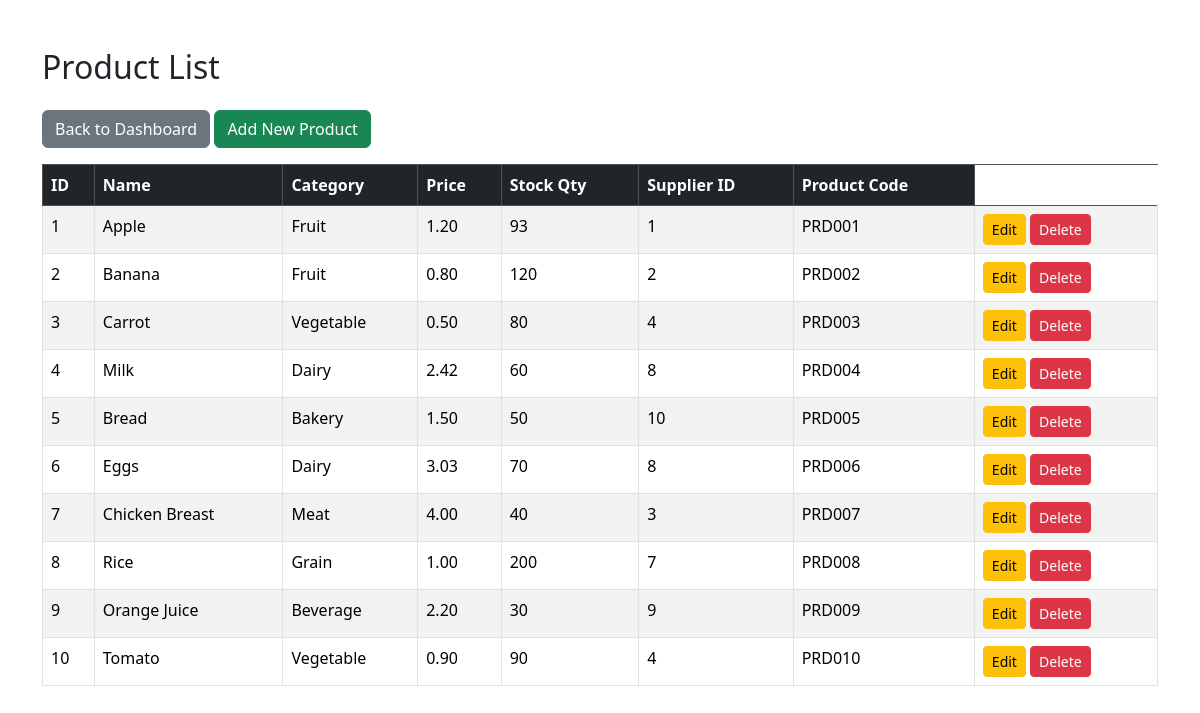
The page /DB_Martizano_Rabaya_Fernando_Graellos_Sedigo/grocery_store_bootstrap/products.php on the database its author committed.
### tables this page shows
CREATE TABLE `products` (
  `product_id` int(11) NOT NULL,
  `name` varchar(100) NOT NULL,
  `category` varchar(50) NOT NULL,
  `price` decimal(10,2) NOT NULL CHECK (`price` > 0),
  `stock_qty` int(11) NOT NULL DEFAULT 0 CHECK (`stock_qty` >= 0),
  `supplier_id` int(11) DEFAULT NULL,
  `product_code` varchar(30) NOT NULL
);

### DB_Martizano_Rabaya_Fernando_Graellos_Sedigo/grocery_store_bootstrap/products.php (the view, shortened to what this page needs)
<?php
require_once 'config/database.php';
$stmt = $pdo->query("SELECT * FROM Products");
$products = $stmt->fetchAll(PDO::FETCH_ASSOC);
?>
<!DOCTYPE html>
<html lang="en">
<head>
    <link href="https://cdn.jsdelivr.net/npm/bootstrap@5.3.3/dist/css/bootstrap.min.css" rel="stylesheet">
</head>
<body>
<div class="container mt-5">
    <h2 class="mb-4">Product List</h2>
    <a href="index.php" class="btn btn-secondary mb-3">Back to Dashboard</a>
    <a href="add_product.php" class="btn btn-success mb-3">Add New Product</a>
    <table class="table table-bordered table-striped">
        <thead class="table-dark">
            <tr>
                <th>ID</th>
                <th>Name</th>
                <th>Category</th>
                <th>Price</th>
                <th>Stock Qty</th>
                <th>Supplier ID</th>
                <th>Product Code</th>
            </tr>
        </thead>
        <tbody>
        <?php foreach ($products as $product): ?>
            <tr>
                <td><?= htmlspecialchars($product['product_id']) ?></td>
                <td><?= htmlspecialchars($product['name']) ?></td>
                <td><?= htmlspecialchars($product['category']) ?></td>
                <td><?= htmlspecialchars($product['price']) ?></td>
                <td><?= htmlspecialchars($product['stock_qty']) ?></td>
                <td><?= htmlspecialchars($product['supplier_id']) ?></td>
                <td><?= htmlspecialchars($product['product_code']) ?></td>
                <td>
                <a href="edit_product.php?id=<?= $product['product_id'] ?>" class="btn btn-warning btn-sm">Edit</a>
                <a href="delete_product.php?id=<?= $product['product_id'] ?>" class="btn btn-danger btn-sm"
                onclick="return confirm('Are you sure you want to delete this product?');">Delete</a>
                </td>
            </tr>
        <?php endforeach; ?>
        </tbody>
    </table>
</div>
</body>
</html>

### rows shown on the page
products: product_id "1", name "Apple", category "Fruit", price "1.20", stock_qty "93", supplier "1", product_code "PRD001"
products: product_id "2", name "Banana", category "Fruit", price "0.80", stock_qty "120", supplier "2", product_code "PRD002"
products: product_id "3", name "Carrot", category "Vegetable", price "0.50", stock_qty "80", supplier "4", product_code "PRD003"
products: product_id "4", name "Milk", category "Dairy", price "2.42", stock_qty "60", supplier "8", product_code "PRD004"
products: product_id "5", name "Bread", category "Bakery", price "1.50", stock_qty "50", supplier "10", product_code "PRD005"
products: product_id "6", name "Eggs", category "Dairy", price "3.03", stock_qty "70", supplier "8", product_code "PRD006"
products: product_id "7", name "Chicken Breast", category "Meat", price "4.00", stock_qty "40", supplier "3", product_code "PRD007"
products: product_id "8", name "Rice", category "Grain", price "1.00", stock_qty "200", supplier "7", product_code "PRD008"
products: product_id "9", name "Orange Juice", category "Beverage", price "2.20", stock_qty "30", supplier "9", product_code "PRD009"
products: product_id "10", name "Tomato", category "Vegetable", price "0.90", stock_qty "90", supplier "4", product_code "PRD010"
